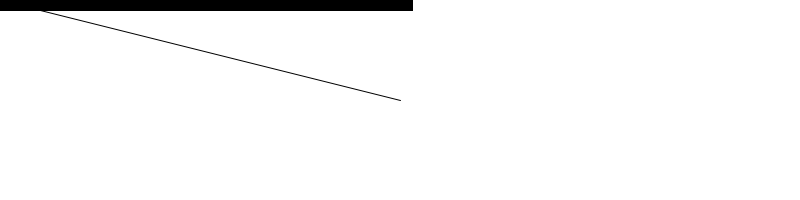
Frame 1 (no input)
Frame 60 (the mouse pressed at the canvas centre just before this capture): identical to frame 1, image omitted
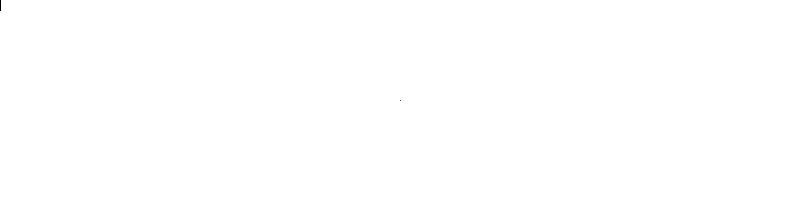
Frame 120 (the mouse held since frame 60 and released just before this capture)

The Processing sketch that drew these frames (run headless with seeded random() and noise(); from frame 60 on, the mouse is pressed at the canvas centre):

// Processing sketch: _1_5_vector_magnitude
// ── _1_5_vector_magnitude.pde
// The Nature of Code
// Daniel Shiffman
// Draft book

// Example 1-5: Vector magnitude

void setup() {
  size(800,200);
  smooth();
}

void draw() {
  background(255);
  
  PVector mouse = new PVector(mouseX,mouseY);
  PVector center = new PVector(width/2,height/2);
  mouse.sub(center);

  float m = mouse.mag();
  fill(0);
  rect(0,0,m,10);
  
  translate(width/2,height/2);
  line(0,0,mouse.x,mouse.y);
  
}
